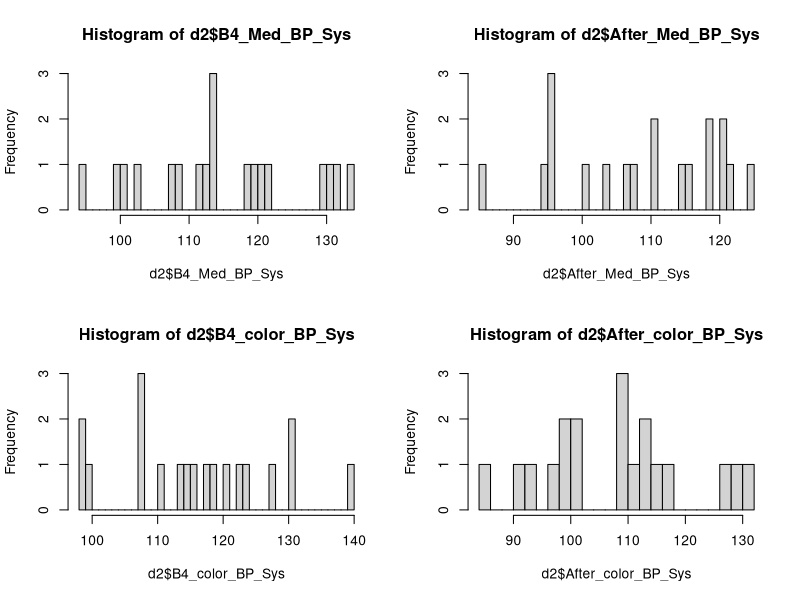
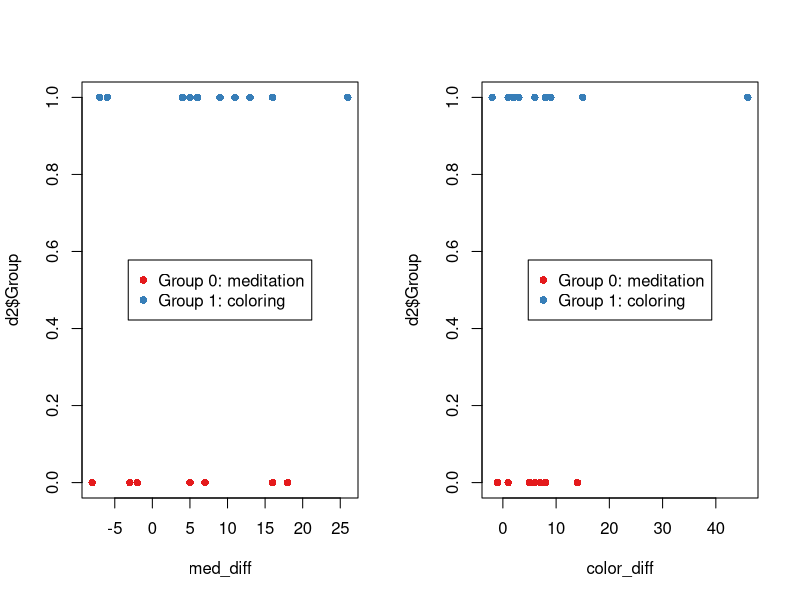
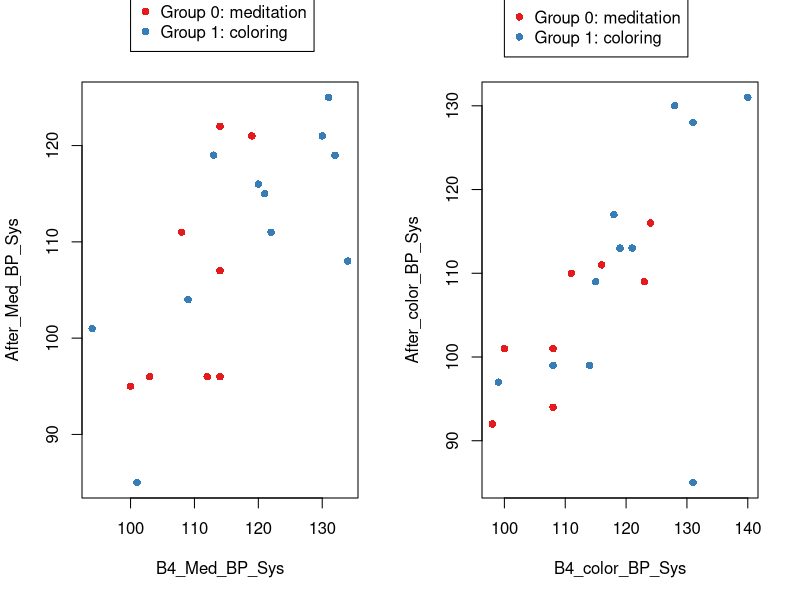

These charts were generated, in order, by the following R code:
## ---- chunk 1
library(data.table)
library(sandwich)
library(lmtest)
## ---- chunk 2
d <- fread("../data/meditation.csv")
str(d)
d <- data.table(d)
d2 <- d[ , .(Group, 
             is_online = ifelse(Online_in_person == 'O', 1, 0),
             B4_Med_BP_Sys,
             After_Med_BP_Sys,
             B4_color_BP_Sys,
             After_color_BP_Sys) ]
summary(d2)
#hist(d2$Group)
#hist(d2$is_online, breaks=30)
par(mfrow=c(2,2))
hist(d2$B4_Med_BP_Sys, breaks = 30)
hist(d2$After_Med_BP_Sys, breaks = 30)
hist(d2$B4_color_BP_Sys, breaks = 30)
hist(d2$After_color_BP_Sys, breaks = 30)

library(RColorBrewer)
#display.brewer.all()
cols<-brewer.pal(n=3,name="Set1")
# Note: Group 0 is treatment group!
cols_t1<-cols[d2$Group+1]
med_diff <- d2$B4_Med_BP_Sys - d2$After_Med_BP_Sys
color_diff <-  d2$B4_color_BP_Sys - d2$After_color_BP_Sys
par(mfrow =c(1,2))
plot(d2$Group ~ med_diff , col=cols_t1, pch=16)
legend("center",legend=c("Group 0: meditation", "Group 1: coloring"), col=cols_t1, pch=16)
plot(d2$Group ~ color_diff , col=cols_t1, pch=16)
legend("center",legend=c("Group 0: meditation", "Group 1: coloring"), col=cols_t1, pch=16)

# Plot b4 vs after meditation for 2 groups
plot(After_Med_BP_Sys ~ B4_Med_BP_Sys, data=d2 , col=cols_t1, pch=16)
legend(x=100,y=136, legend=c("Group 0: meditation", "Group 1: coloring"), col=cols_t1, pch=16, xpd=TRUE)

# Plot b4 vs after coloring for 2 groups
plot(After_color_BP_Sys ~ B4_color_BP_Sys, data=d2 , col=cols_t1, pch=16)
legend(x=100,y=143, legend=c("Group 0: meditation", "Group 1: coloring"), col=cols_t1, pch=16, xpd=TRUE)

## ---- chunk 3

m <- lm(After_Med_BP_Sys ~ B4_Med_BP_Sys + Group + B4_Med_BP_Sys * Group, data=d2)
coeftest(m, vcovHC(m))

m2 <- lm(After_color_BP_Sys ~ B4_color_BP_Sys + Group + B4_color_BP_Sys * Group, data=d2)
coeftest(m2, vcovHC(m2))
